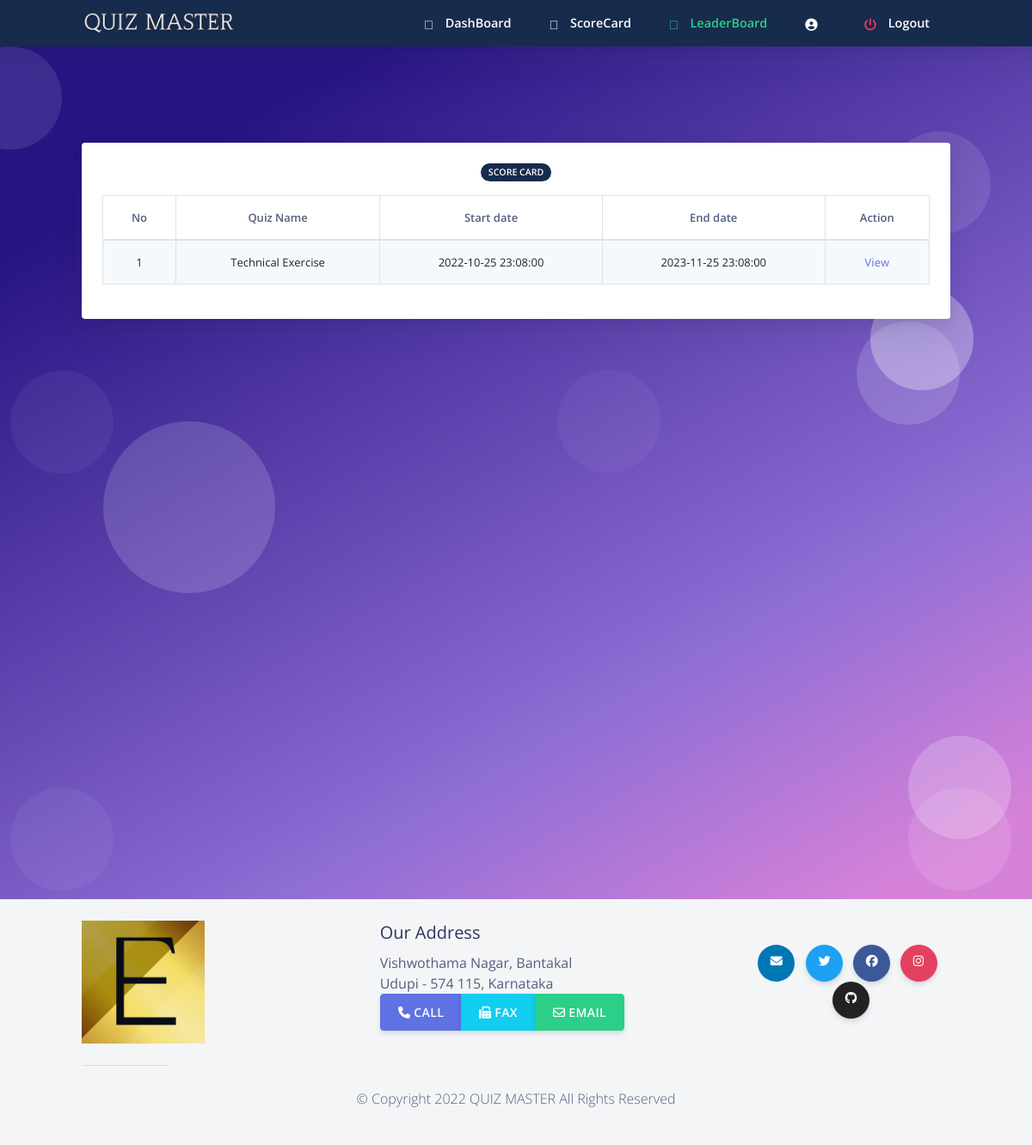
The page /student/leaderboard.php on the database its author committed.
### tables this page shows
CREATE TABLE `quiz` (
  `quizID` int(11) NOT NULL,
  `InstructorID` int(11) NOT NULL,
  `quizName` varchar(255) NOT NULL,
  `dateOpen` datetime NOT NULL,
  `dateClose` datetime NOT NULL,
  `quizDescription` varchar(255) NOT NULL,
  `quizCode` varchar(255) NOT NULL,
  `classAverage` float NOT NULL,
  `numStudents` int(4) NOT NULL
);

### student/leaderboard.php (the view, shortened to what this page needs)
<html>
<?php require ("header.php");?>
<?php
require_once 'sql.php';
$SID = $_SESSION['studentID'];
 $sql = "SELECT * FROM student where studentID = '{$SID}'";
 $res = mysqli_query($conn,$sql);
    if ($res == true) {
        global $sname;
    }
?>
  <body class="bg-white" id="top">
    <nav
      id="navbar-main"
      class="
        navbar navbar-main navbar-expand-lg
        bg-default
        navbar-light
        position-sticky
        top-0
        shadow
        py-0
      "
    >
      <div class="container">
        <ul class="navbar-nav navbar-nav-hover align-items-lg-center">
          <li class="nav-item dropdown">
            <a href="index.php" class="navbar-brand mr-lg-5 text-white">
                               <img src="../assets/img/navbar.png" />
            </a>
          </li>
        </ul>
        <div class="navbar-collapse collapse bg-default" id="navbar_global">
          <ul class="navbar-nav align-items-lg-center ml-auto">
				 <li class="nav-item">
              <a href="home.php" class="nav-link">
                <span class="text-white nav-link-inner--text font-weight-bold"
                  ><i class="text-white fad fa-home"></i> DashBoard</span
                >
              </a>
            </li>
			 <li class="nav-item">
              <a href="scorecard.php" class="nav-link">
                <span class="text-white nav-link-inner--text font-weight-bold"
                  ><i class="text-white fad fa-poll"></i> ScoreCard</span
                >
              </a>
            </li>
			 <li class="nav-item">
              <a href="leaderboard.php" class="nav-link">
                <span class="text-success nav-link-inner--text font-weight-bold"
                  ><i class="text-success fad fa-award"></i> LeaderBoard</span
                >
              </a>
            </li>
			 <li class="nav-item">
              <a href="profile.php" class="nav-link">
                <span class="text-white nav-link-inner--text font-weight-bold"
                  ><i class="text-white fas fa-user-circle"></i> <?php echo $sname ?></span
                >
              </a>
            </li>
		   <li class="nav-item">
              <a href="logout.php" class="nav-link">
                <span class="text-white nav-link-inner--text font-weight-bold"
                  ><i class="text-danger fas fa-power-off"></i> Logout</span
                >
              </a>
            </li>
          </ul>
        </div>
      </div>
    </nav>
  <section class="section section-shaped section-lg">
    <div class="shape shape-style-1 shape-primary">
      <span></span>
      <span></span>
      <span></span>
      <span></span>
      <span></span>
      <span></span>
      <span></span>
      <span></span>
      <span></span>
      <span></span>
    </div>
<div class="container ">
		<div class="row">
            <div class="col-sm-12 mb-3">
              <div class="card card-body bg-gradient-white text-dark mt-3">
			   <div class="col-12 mx-auto text-center">
            <span class="badge badge-default badge-pill mb-3">Score Card</span>
          </div>
			  <?php
                    $query = "SELECT * FROM quiz
ORDER BY quizID ";
$res = $conn->query($query);
            if($res)
            {
                echo "<div class=\"table-responsive\" >
				<table id=\"sc\" class=\" table table-striped table-hover table-bordered text-center \">
				<thead class=\" font-weight-bold \">
				<tr>
				<td>No</td>
				<td>Quiz Name</td>
				<td>Start date</td>
				<td>End date</td>
				<td>Action</td>
				</tr>
				</thead>";
                while ($row = mysqli_fetch_assoc($res)) {
                    echo "<tr  class=\" text-center text-dark\">
					<td>".$row["quizID"]."</td>
					<td>".$row["quizName"]."</td>
					<td>".$row["dateOpen"]."</td>
					<td>".$row["dateClose"]."</td>
					<td><a id=\"tq\" href='quiz-report.php?quizID=".$row['quizID']."'>View</a></td></tr>";
                }
                echo "</table></div>";
            }
            else{
                echo " ".mysqli_error($conn);
            }
            ?>
              </div>
       </div>
    </div>
        </div>
</section>
    <?php require("footer.php");?>
</body>
</html>

### rows shown on the page
quiz: quizID "1", quizName "Technical Exercise", dateOpen "2022-10-25 23:08:00", dateClose "2023-11-25 23:08:00"
